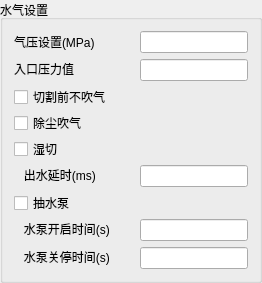
                 <widget class="QGroupBox" name="groupBox_WaterBlow">
                  <property name="sizePolicy">
                   <sizepolicy hsizetype="Preferred" vsizetype="Preferred">
                    <horstretch>0</horstretch>
                    <verstretch>0</verstretch>
                   </sizepolicy>
                  </property>
                  <property name="title">
                   <string>水气设置</string>
                  </property>
                  <layout class="QFormLayout" name="formLayout_18">
                   <item row="0" column="0">
                    <widget class="QLabel" name="label_431">
                     <property name="minimumSize">
                      <size>
                       <width>120</width>
                       <height>20</height>
                      </size>
                     </property>
                     <property name="text">
                      <string>气压设置(MPa)</string>
                     </property>
                    </widget>
                   </item>
                   <item row="0" column="1">
                    <widget class="QLineEdit" name="lineEdit_WaterAndBlow_PressureSetting">
                     <property name="minimumSize">
                      <size>
                       <width>60</width>
                       <height>20</height>
                      </size>
                     </property>
                    </widget>
                   </item>
                   <item row="1" column="0">
                    <widget class="QLabel" name="label_434">
                     <property name="maximumSize">
                      <size>
                       <width>16777215</width>
                       <height>20</height>
                      </size>
                     </property>
                     <property name="text">
                      <string>入口压力值</string>
                     </property>
                    </widget>
                   </item>
                   <item row="1" column="1">
                    <widget class="QLineEdit" name="lineEdit_WaterAndBlow_PressureMin"/>
                   </item>
                   <item row="2" column="0">
                    <widget class="QCheckBox" name="checkBox_WaterAndBlow_NotBlowBeforeCutting">
                     <property name="minimumSize">
                      <size>
                       <width>0</width>
                       <height>20</height>
                      </size>
                     </property>
                     <property name="maximumSize">
                      <size>
                       <width>16777215</width>
                       <height>20</height>
                      </size>
                     </property>
                     <property name="text">
                      <string>切割前不吹气</string>
                     </property>
                    </widget>
                   </item>
                   <item row="3" column="0">
                    <widget class="QCheckBox" name="checkBox_WaterAndBlow_DustBlow">
                     <property name="minimumSize">
                      <size>
                       <width>0</width>
                       <height>20</height>
                      </size>
                     </property>
                     <property name="maximumSize">
                      <size>
                       <width>16777215</width>
                       <height>20</height>
                      </size>
                     </property>
                     <property name="text">
                      <string>除尘吹气</string>
                     </property>
                    </widget>
                   </item>
                   <item row="5" column="0">
                    <widget class="QLabel" name="label_188">
                     <property name="minimumSize">
                      <size>
                       <width>0</width>
                       <height>20</height>
                      </size>
                     </property>
                     <property name="maximumSize">
                      <size>
                       <width>16777215</width>
                       <height>20</height>
                      </size>
                     </property>
                     <property name="text">
                      <string>   出水延时(ms)</string>
                     </property>
                    </widget>
                   </item>
                   <item row="4" column="0">
                    <widget class="QCheckBox" name="checkBox_WaterAndBlow_WaterCutting">
                     <property name="minimumSize">
                      <size>
                       <width>0</width>
                       <height>20</height>
                      </size>
                     </property>
                     <property name="maximumSize">
                      <size>
                       <width>16777215</width>
                       <height>20</height>
                      </size>
                     </property>
                     <property name="text">
                      <string>湿切</string>
                     </property>
                    </widget>
                   </item>
                   <item row="5" column="1">
                    <widget class="QLineEdit" name="lineEdit_WaterAndBlow_WaterDelay">
                     <property name="minimumSize">
                      <size>
                       <width>0</width>
                       <height>20</height>
                      </size>
                     </property>
                    </widget>
                   </item>
                   <item row="6" column="0">
                    <widget class="QCheckBox" name="checkBox_WaterAndBlow_Pump">
                     <property name="minimumSize">
                      <size>
                       <width>0</width>
                       <height>20</height>
                      </size>
                     </property>
                     <property name="maximumSize">
                      <size>
                       <width>16777215</width>
                       <height>20</height>
                      </size>
                     </property>
                     <property name="text">
                      <string>抽水泵</string>
                     </property>
                    </widget>
                   </item>
                   <item row="7" column="0">
                    <widget class="QLabel" name="label_195">
                     <property name="minimumSize">
                      <size>
                       <width>0</width>
                       <height>20</height>
                      </size>
                     </property>
                     <property name="maximumSize">
                      <size>
                       <width>16777215</width>
                       <height>20</height>
                      </size>
                     </property>
                     <property name="text">
                      <string>   水泵开启时间(s)</string>
                     </property>
                    </widget>
                   </item>
                   <item row="8" column="0">
                    <widget class="QLabel" name="label_181">
                     <property name="minimumSize">
                      <size>
                       <width>0</width>
                       <height>20</height>
                      </size>
                     </property>
                     <property name="maximumSize">
                      <size>
                       <width>16777215</width>
                       <height>20</height>
                      </size>
                     </property>
                     <property name="text">
                      <string>   水泵关停时间(s)</string>
                     </property>
                    </widget>
                   </item>
                   <item row="7" column="1">
                    <widget class="QLineEdit" name="lineEdit_WaterAndBlow_PumpOpenTime">
                     <property name="minimumSize">
                      <size>
                       <width>0</width>
                       <height>20</height>
                      </size>
                     </property>
                    </widget>
                   </item>
                   <item row="8" column="1">
                    <widget class="QLineEdit" name="lineEdit_WaterAndBlow_PumpCloseTime">
                     <property name="minimumSize">
                      <size>
                       <width>0</width>
                       <height>20</height>
                      </size>
                     </property>
                    </widget>
                   </item>
                  </layout>
                 </widget>
